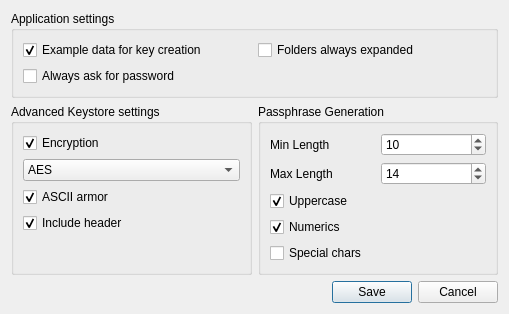
<?xml version="1.0" encoding="UTF-8"?>
<ui version="4.0">
 <class>SettingsDialog</class>
 <widget class="QDialog" name="SettingsDialog">
  <property name="geometry">
   <rect>
    <x>0</x>
    <y>0</y>
    <width>509</width>
    <height>286</height>
   </rect>
  </property>
  <property name="windowTitle">
   <string>XKey Settings</string>
  </property>
  <property name="windowIcon">
   <iconset resource="../src/qt/res.qrc">
    <normaloff>:/icons/configure.png</normaloff>:/icons/configure.png</iconset>
  </property>
  <layout class="QGridLayout" name="gridLayout_2">
   <item row="1" column="1">
    <widget class="QGroupBox" name="groupBox">
     <property name="title">
      <string>Passphrase Generation</string>
     </property>
     <layout class="QGridLayout" name="gridLayout">
      <item row="0" column="0">
       <widget class="QLabel" name="label">
        <property name="toolTip">
         <string>&lt;html&gt;&lt;head/&gt;&lt;body&gt;&lt;p&gt;The minimum length for generated passphrases.&lt;/p&gt;&lt;p&gt;Recommended minimum value: At least 8, but should be 10 or higher&lt;/p&gt;&lt;/body&gt;&lt;/html&gt;</string>
        </property>
        <property name="text">
         <string>Min Length</string>
        </property>
       </widget>
      </item>
      <item row="0" column="1">
       <widget class="QSpinBox" name="minLengthSpinBox">
        <property name="toolTip">
         <string>&lt;html&gt;&lt;head/&gt;&lt;body&gt;&lt;p&gt;The minimum length for generated passphrases.&lt;/p&gt;&lt;p&gt;Recommended minimum value: At least 8, but should be 10 or higher&lt;/p&gt;&lt;/body&gt;&lt;/html&gt;</string>
        </property>
        <property name="minimum">
         <number>5</number>
        </property>
        <property name="maximum">
         <number>256</number>
        </property>
        <property name="value">
         <number>10</number>
        </property>
       </widget>
      </item>
      <item row="1" column="0">
       <widget class="QLabel" name="label_2">
        <property name="text">
         <string>Max Length</string>
        </property>
       </widget>
      </item>
      <item row="1" column="1">
       <widget class="QSpinBox" name="maxLengthSpinBox">
        <property name="toolTip">
         <string>&lt;html&gt;&lt;head/&gt;&lt;body&gt;&lt;p&gt;Maximum length for generated passphrases.&lt;/p&gt;&lt;p&gt;Recommended value: At least 14&lt;/p&gt;&lt;/body&gt;&lt;/html&gt;</string>
        </property>
        <property name="minimum">
         <number>5</number>
        </property>
        <property name="maximum">
         <number>256</number>
        </property>
        <property name="value">
         <number>14</number>
        </property>
       </widget>
      </item>
      <item row="2" column="0">
       <widget class="QCheckBox" name="uppercaseCheckBox">
        <property name="toolTip">
         <string>&lt;html&gt;&lt;head/&gt;&lt;body&gt;&lt;p&gt;Include uppercase ASCII letters into generated passwords.&lt;/p&gt;&lt;p&gt;Otherwise, only lowercase characters will be included.&lt;/p&gt;&lt;p&gt;Recommended value: &lt;span style=&quot; font-weight:600;&quot;&gt;On&lt;/span&gt;&lt;/p&gt;&lt;/body&gt;&lt;/html&gt;</string>
        </property>
        <property name="text">
         <string>Uppercase</string>
        </property>
        <property name="checkable">
         <bool>true</bool>
        </property>
        <property name="checked">
         <bool>true</bool>
        </property>
        <property name="tristate">
         <bool>false</bool>
        </property>
       </widget>
      </item>
      <item row="3" column="0">
       <widget class="QCheckBox" name="numericsCheckBox">
        <property name="toolTip">
         <string>&lt;html&gt;&lt;head/&gt;&lt;body&gt;&lt;p&gt;Include numeric digits into generated passwords.&lt;/p&gt;&lt;p&gt;Recommended value: &lt;span style=&quot; font-weight:600;&quot;&gt;On&lt;/span&gt;&lt;/p&gt;&lt;/body&gt;&lt;/html&gt;</string>
        </property>
        <property name="text">
         <string>Numerics</string>
        </property>
        <property name="checked">
         <bool>true</bool>
        </property>
       </widget>
      </item>
      <item row="4" column="0" colspan="2">
       <widget class="QCheckBox" name="specialCharCheckBox">
        <property name="toolTip">
         <string>&lt;html&gt;&lt;head/&gt;&lt;body&gt;&lt;p&gt;Include 'special' characters into generated passphrases.&lt;/p&gt;&lt;p&gt;This greatly improves the strength of passwords,&lt;br/&gt;but makes them also hard to remember.&lt;/p&gt;&lt;p&gt;If you don't need to memorize passwords (because you're always using XKeystore) the recommended value is &lt;span style=&quot; font-weight:600;&quot;&gt;On&lt;/span&gt;.&lt;/p&gt;&lt;p&gt;'Special' characters include:&lt;/p&gt;&lt;p&gt;! $ % &amp;amp; / ( ) = ? * + - _ . , : ; ~ { } [ ] ^ # &amp;lt; &amp;gt;&lt;/p&gt;&lt;/body&gt;&lt;/html&gt;</string>
        </property>
        <property name="text">
         <string>Special chars</string>
        </property>
       </widget>
      </item>
     </layout>
    </widget>
   </item>
   <item row="2" column="0" colspan="2">
    <widget class="QDialogButtonBox" name="buttonBox">
     <property name="orientation">
      <enum>Qt::Horizontal</enum>
     </property>
     <property name="standardButtons">
      <set>QDialogButtonBox::Cancel|QDialogButtonBox::Save</set>
     </property>
    </widget>
   </item>
   <item row="1" column="0">
    <widget class="QGroupBox" name="groupBox_2">
     <property name="title">
      <string>Advanced Keystore settings</string>
     </property>
     <layout class="QVBoxLayout" name="verticalLayout">
      <item>
       <widget class="QCheckBox" name="encryptionCheckBox">
        <property name="enabled">
         <bool>true</bool>
        </property>
        <property name="toolTip">
         <string>&lt;html&gt;&lt;head/&gt;&lt;body&gt;&lt;p&gt;XKeystore databases are always fully encrypted.&lt;br/&gt;This setting can not be deactivated.&lt;/p&gt;&lt;/body&gt;&lt;/html&gt;</string>
        </property>
        <property name="text">
         <string>Encryption</string>
        </property>
        <property name="checkable">
         <bool>true</bool>
        </property>
        <property name="checked">
         <bool>true</bool>
        </property>
       </widget>
      </item>
      <item>
       <widget class="QComboBox" name="cipherComboBox">
        <property name="toolTip">
         <string>&lt;html&gt;&lt;head/&gt;&lt;body&gt;&lt;p&gt;The used encryption cipher from the OpenSSL library&lt;br/&gt;that is used to encrypt databases.&lt;/p&gt;&lt;p&gt;Recommended: &lt;span style=&quot; font-weight:600;&quot;&gt;AES&lt;/span&gt;&lt;/p&gt;&lt;/body&gt;&lt;/html&gt;</string>
        </property>
        <property name="editable">
         <bool>false</bool>
        </property>
        <property name="frame">
         <bool>true</bool>
        </property>
        <item>
         <property name="text">
          <string>AES</string>
         </property>
        </item>
       </widget>
      </item>
      <item>
       <widget class="QCheckBox" name="asciiArmorCheckBox">
        <property name="toolTip">
         <string>&lt;html&gt;&lt;head/&gt;&lt;body&gt;&lt;p&gt;Base64 Encoding for Keystores.&lt;/p&gt;&lt;p&gt;&lt;br/&gt;&lt;/p&gt;&lt;p&gt;This setting will additionaly encode the encrypted keystores with Base64.&lt;/p&gt;&lt;p&gt;&lt;br/&gt;&lt;/p&gt;&lt;p&gt;This can be useful for transmission via E-Mail or copying over the network,&lt;/p&gt;&lt;p&gt;when the underlying protocol or server has problems handling binary data.&lt;/p&gt;&lt;p&gt;&lt;br/&gt;&lt;/p&gt;&lt;p&gt;Recommended: &lt;span style=&quot; font-weight:600;&quot;&gt;On&lt;/span&gt;&lt;/p&gt;&lt;/body&gt;&lt;/html&gt;</string>
        </property>
        <property name="text">
         <string>ASCII armor</string>
        </property>
        <property name="checked">
         <bool>true</bool>
        </property>
       </widget>
      </item>
      <item>
       <widget class="QCheckBox" name="headerCheckBox">
        <property name="toolTip">
         <string>&lt;html&gt;&lt;head/&gt;&lt;body&gt;&lt;p&gt;Include a cleartext header file into keystores.&lt;/p&gt;&lt;p&gt;&lt;br/&gt;&lt;/p&gt;&lt;p&gt;Normally, all keystore have a plaintext ascii header,&lt;br/&gt;which indicates the files to be passphrase keystores.&lt;/p&gt;&lt;p&gt;&lt;br/&gt;&lt;/p&gt;&lt;p&gt;This header helps XKey to recognize the encryption and version settings used for encryption and you might encounter problems when that header ist not present.&lt;/p&gt;&lt;p&gt;&lt;br/&gt;&lt;/p&gt;&lt;p&gt;Strongly recommended to be &lt;span style=&quot; font-weight:600;&quot;&gt;On&lt;/span&gt;.&lt;/p&gt;&lt;/body&gt;&lt;/html&gt;</string>
        </property>
        <property name="text">
         <string>Include header</string>
        </property>
        <property name="checked">
         <bool>true</bool>
        </property>
       </widget>
      </item>
      <item>
       <spacer name="verticalSpacer">
        <property name="orientation">
         <enum>Qt::Vertical</enum>
        </property>
        <property name="sizeHint" stdset="0">
         <size>
          <width>20</width>
          <height>40</height>
         </size>
        </property>
       </spacer>
      </item>
     </layout>
    </widget>
   </item>
   <item row="0" column="0" colspan="2">
    <widget class="QGroupBox" name="groupBox_3">
     <property name="title">
      <string>Application settings</string>
     </property>
     <layout class="QGridLayout" name="gridLayout_3">
      <item row="0" column="1">
       <widget class="QCheckBox" name="expandFoldersCheckBox">
        <property name="text">
         <string>Folders always expanded</string>
        </property>
       </widget>
      </item>
      <item row="0" column="0">
       <widget class="QCheckBox" name="exampleEntriesCheckBox">
        <property name="toolTip">
         <string>&lt;html&gt;&lt;head/&gt;&lt;body&gt;&lt;p&gt;Populate the EditKey dialog with some example data when creating new keys-entries.&lt;/p&gt;&lt;p&gt;If deactivated, all fields are left empty.&lt;/p&gt;&lt;/body&gt;&lt;/html&gt;</string>
        </property>
        <property name="text">
         <string>Example data for key creation</string>
        </property>
        <property name="checked">
         <bool>true</bool>
        </property>
       </widget>
      </item>
      <item row="1" column="0">
       <widget class="QCheckBox" name="alwaysAskPasswordCheckBox">
        <property name="toolTip">
         <string>&lt;html&gt;&lt;head/&gt;&lt;body&gt;&lt;p&gt;When activated, XKey will always ask for a password when saving a file.&lt;/p&gt;&lt;p&gt;&lt;br/&gt;&lt;/p&gt;&lt;p&gt;If keep this option deactivated, the password for your current keystore will be kept in memory and will be used again to save that file, when you use the quicksave option (e.g. 'Save' instead of 'Save As').&lt;/p&gt;&lt;p&gt;&lt;br/&gt;&lt;/p&gt;&lt;p&gt;Default: &lt;span style=&quot; font-weight:600;&quot;&gt;Off&lt;/span&gt;&lt;/p&gt;&lt;/body&gt;&lt;/html&gt;</string>
        </property>
        <property name="text">
         <string>Always ask for password</string>
        </property>
       </widget>
      </item>
     </layout>
    </widget>
   </item>
  </layout>
 </widget>
 <resources>
  <include location="../src/qt/res.qrc"/>
 </resources>
 <connections>
  <connection>
   <sender>buttonBox</sender>
   <signal>rejected()</signal>
   <receiver>SettingsDialog</receiver>
   <slot>reject()</slot>
   <hints>
    <hint type="sourcelabel">
     <x>316</x>
     <y>260</y>
    </hint>
    <hint type="destinationlabel">
     <x>286</x>
     <y>274</y>
    </hint>
   </hints>
  </connection>
 </connections>
</ui>
